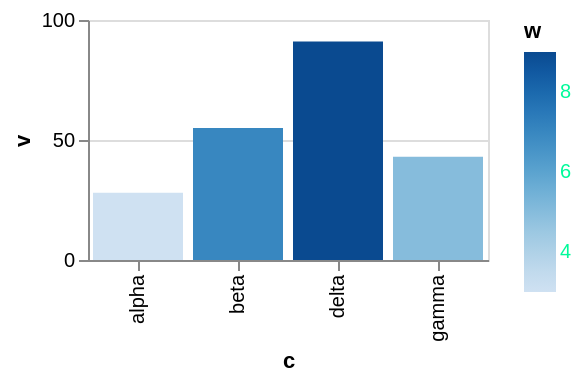

Write a Vega-Lite specification for this figure.
### Vega-Lite specification from a JSON file in a GitHub repository (floating-point values rounded to 4 significant figures)
{"$schema": "https://vega.github.io/schema/vega-lite/v6.json", "width": 200, "height": 120, "data": {"values": [{"c": "alpha", "v": 28, "w": 3, "t": "2024-01-07"}, {"c": "beta", "v": 55, "w": 7, "t": "2024-03-19"}, {"c": "gamma", "v": 43, "w": 5, "t": "2024-06-02"}, {"c": "delta", "v": 91, "w": 9, "t": "2024-09-11"}]}, "mark": "bar", "encoding": {"x": {"field": "c", "type": "nominal"}, "y": {"field": "v", "type": "quantitative"}, "color": {"field": "w", "type": "quantitative", "legend": {"labelColor": "mediumspringgreen"}}}}
